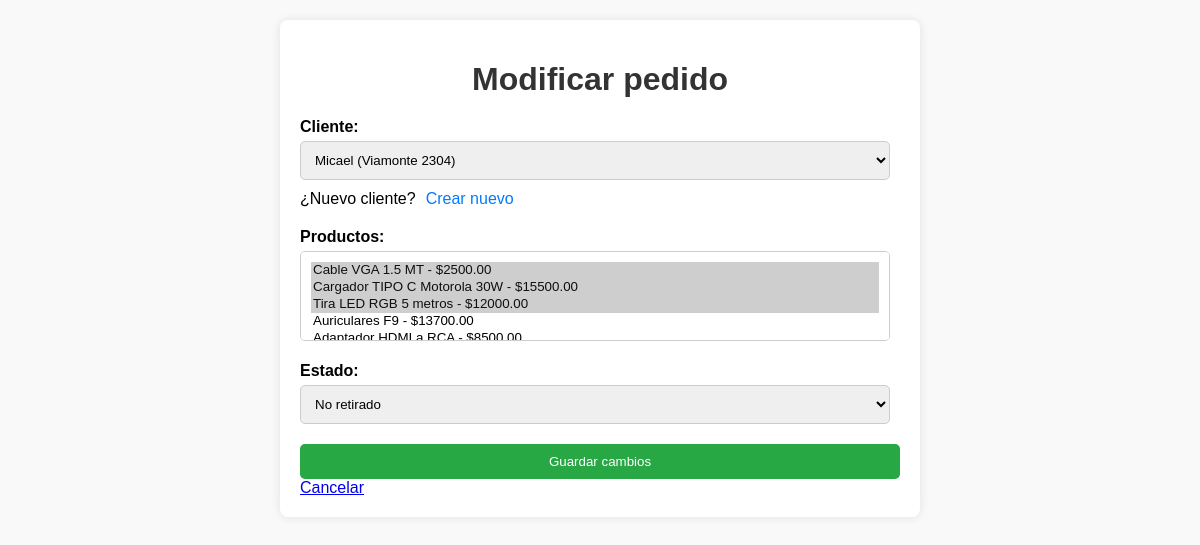
Page /modificar_pedido/24 (signed in) on the committed database.
### pedidos/models.py (models this page shows, shortened)
class Pedido(models.Model):
    OPCIONES_DE_ESTADO = (
        ('no_retirado', 'No retirado'),
        ('en_transito', 'En tránsito'),
        ('entregado', 'Entregado'),
        ('cancelado', 'Cancelado'),
    )
    cliente = models.ForeignKey(Cliente, on_delete = models.CASCADE)
    estado = models.CharField(max_length = 24, choices = OPCIONES_DE_ESTADO, default='no_retirado')
    productos = models.ManyToManyField(Producto)

class Cliente(models.Model):
    nombre = models.CharField(max_length=100)
    telefono = models.CharField(max_length=20)
    direccion = models.CharField(max_length=255)

class Producto(models.Model):
    nombre = models.CharField(max_length=100)
    precio = models.DecimalField(max_digits=10, decimal_places=2)

### pedidos/views.py (the view)
# urls.py: path("modificar_pedido/<int:pedido_id>", views.modificar_pedido, name="modificar_pedido"),
def modificar_pedido(request, pedido_id):
    try:
        pedido = Pedido.objects.get(id=pedido_id)
        if request.method == 'POST':
            cliente_id = request.POST.get('cliente')
            estado = request.POST.get('estado')
            productos_ids = request.POST.getlist('productos')
            if cliente_id:
                try:
                    cliente = Cliente.objects.get(pk=cliente_id)
                except ObjectDoesNotExist:
                    return HttpResponseRedirect(reverse("crear_pedido"))
            else:
                return HttpResponseRedirect(reverse("crear_pedido"))
            if productos_ids:
                productos = Producto.objects.filter(pk__in=productos_ids)
            else:
                return HttpResponseRedirect(reverse("crear_pedido"))
            pedido.cliente = cliente
            pedido.productos.set(productos_ids)
            pedido.estado = estado
            pedido.save()
            return HttpResponseRedirect(reverse('index'))
        else:
            clientes = Cliente.objects.all()
            productos = Producto.objects.all()
            opciones_de_estado = Pedido.OPCIONES_DE_ESTADO
            return render(request, 'pedidos/modificar_pedido.html', {'pedido': pedido, 'clientes': clientes, 'productos': productos, 'opciones_de_estado': opciones_de_estado})
    except Pedido.DoesNotExist:
        return HttpResponseRedirect(reverse('index'))

### pedidos/templates/pedidos/modificar_pedido.html (shortened to what this page needs)
{% extends "pedidos/design.html" %}
{% block body %}
    <div class="contenedor-formulario">
        <h1>Modificar pedido</h1>
        <form method="post" class="formulario-crear">
            <div class="contenedor-input">
                <label for="id_cliente">Cliente:</label>
                <select name="cliente" id="id_cliente">
                    {% for cliente in clientes %}
                    <option value="{{ cliente.id }}" {% if pedido.cliente.id == cliente.id %} selected {% endif %}>{{ cliente.nombre }} ({{ cliente.direccion }})</option>
                    {% endfor %}
                </select>
                <div class="nuevo-cliente">
                    <span>¿Nuevo cliente?</span>
                    <a href="{% url 'crear_cliente' %}">Crear nuevo</a>
                </div>
            </div>
            <div class="contenedor-input">
                <label for="id_productos">Productos:</label>
                <select name="productos" id="id_productos" multiple>
                    {% for producto in productos %}
                    <option value="{{ producto.id }}" {% if producto in pedido.productos.all %} selected {% endif %}>{{ producto.nombre }} - ${{ producto.precio }}</option>
                    {% endfor %}
                </select>
            </div>
            <div class="contenedor-input">
                <label for="id_estado">Estado:</label>
                <select name="estado" id="id_estado">
                    {% for key, value in opciones_de_estado %}
                    <option value="{{ key }}" {% if pedido.estado == key %} selected {% endif %}>{{ value }}</option>
                    {% endfor %}
                </select>
            </div>
            <button type="submit" class="btn-clasico">Guardar cambios</button>
            <a href="{% url 'index' %}" class="btn-volver">Cancelar</a>
        </form>
    </div>
{% endblock %}

### pedidos/static/pedidos/estilo.css (style rules this page uses)
body { font-family: Arial, sans-serif; background-color: #f9f9f9; margin: 0; padding: 0; }
.contenedor-formulario { max-width: 600px; margin: 20px auto; padding: 20px; background-color: #fff; border-radius: 8px; box-shadow: 0 0 10px rgba(0, 0, 0, 0.1); }
h1 { text-align: center; color: #333; margin-bottom: 20px; }
.contenedor-input { margin-bottom: 20px; }
label { display: block; font-weight: bold; margin-bottom: 5px; }
select,input[type="password"], input[type="text"] { width: calc(100% - 10px); padding: 10px; border-radius: 5px; border: 1px solid #ccc; }
.nuevo-cliente { display: flex; align-items: center; margin-top: 10px; }
.nuevo-cliente span { margin-right: 10px; }
.nuevo-cliente a { color: #007bff; text-decoration: none; }
.btn-clasico { display: block; width: 100%; padding: 10px; background-color: #28a745; color: #fff; border: none; border-radius: 5px; cursor: pointer; transition: background-color 0.3s ease; }

### rows in the picture
Pedido: cliente "Micael (Viamonte 2304)", productos "Cable VGA 1.5 MT - $2500.00 ☑ / Cargador TIPO C Motorola 30W - $15500.00 ☑ / Tira LED RGB 5 metros - $12000.00 ☑ / Auriculares F9 - $13700.00", estado "No retirado"
